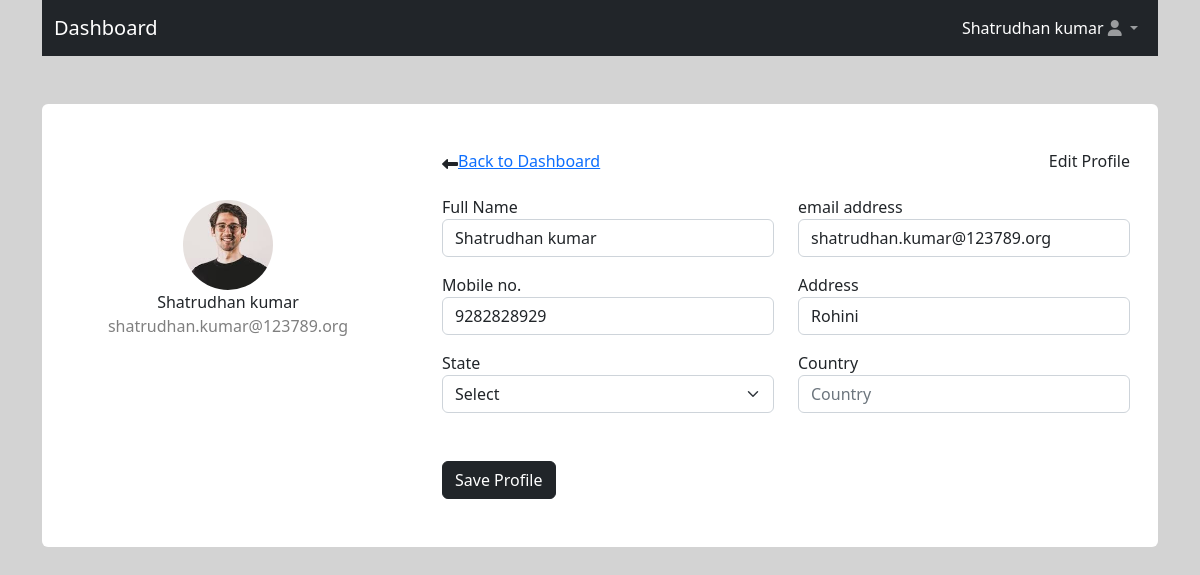
Screenshot of /editprofile.php (signed in) with the database file from the repository.
### tables this page shows
CREATE TABLE `users` (
  `id` int(11) NOT NULL,
  `name` varchar(50) NOT NULL,
  `email` varchar(50) NOT NULL,
  `mobile` varchar(15) NOT NULL,
  `password` varchar(50) NOT NULL,
  `password_view` varchar(50) NOT NULL,
  `address` varchar(500) DEFAULT NULL,
  `state` varchar(50) DEFAULT NULL,
  `country` varchar(100) DEFAULT NULL,
  `image` varchar(255) DEFAULT NULL,
  `created` datetime NOT NULL DEFAULT current_timestamp()
);

### Functions.php (called while the page is built, shortened)
<?php
class Functions
{
    function __construct()
    {
        $con = mysqli_connect(DB_SERVER, DB_USER, DB_PASS, DB_NAME);
        $this->db = $con;
    }
    public function GetUser($userId){
        $query = $this->db->query("SELECT * FROM users WHERE id = '".$userId."'");
        if($query->num_rows > 0){
            return $query->fetch_assoc();
        }
    }
}
?>

### editprofile.php (the view, shortened to what this page needs)
<?php
$userId = $_SESSION['userdata']['id'];
require 'Functions.php';
$userObj = new Functions();
$user = $userObj->GetUser($userId);
if($user['image'] != ''){
    $images = $user['image'];
}
else{
    $images = "assets/images/user_image.png";
}
?>
<!DOCTYPE html>
<html lang="en">
    <head>
        <link href="https://cdn.jsdelivr.net/npm/bootstrap@5.2.1/dist/css/bootstrap.min.css" rel="stylesheet" />
    </head>
    <body>
        <div class="container">
            <nav class="navbar navbar-expand-lg navbar-dark bg-dark">
                <div class="container-fluid">
                    <a class="navbar-brand" href="dashboard.php">Dashboard</a>
                    <div class="collapse navbar-collapse" id="navbarSupportedContent">
                    <ul class="navbar-nav ms-auto mb-2 mb-lg-0 profile-menu">
                        <li class="nav-item dropdown">
                        <a class="nav-link dropdown-toggle" href="#" id="navbarDropdown" role="button" data-bs-toggle="dropdown" aria-expanded="false">
                            <span style="color: #ffff;"><?= $_SESSION['userdata']['name']; ?></span>
                            <i class="fas fa-user"></i>
                        </a>
                        </li>
                    </ul>
                    </div>
                </div>
        </nav>
            <div class="container rounded bg-white mt-5">
                <form action="loginprocess.php" method="post" enctype="multipart/form-data" name="Myform">
                    <div class="row">
                        <div class="col-md-4 border-right">
                            <div class="d-flex flex-column align-items-center text-center p-3 py-5">
                                <div class="image-upload">
                                    <label for="file-input">
                                        <img class="rounded-circle mt-5" src="<?php echo $images; ?>" width="90" /><br>
                                        <span class="font-weight-bold"><?php echo $user['name']; ?></span><br>
                                        <span class="text-black-50"><?php echo $user['email']; ?></span><br>
                                    </label>
                                </div>
                            </div>
                        </div>
                        <div class="col-md-8">
                            <div class="p-3 py-5">
                                <div class="d-flex justify-content-between align-items-center mb-3">
                                    <div class="d-flex flex-row align-items-center back">
                                        <i class="fa fa-long-arrow-left mr-1 mb-1"></i>
                                        <h6><a href="dashboard.php">Back to Dashboard</a></h6>
                                    </div>
                                    <h6 class="text-right">Edit Profile</h6>
                                </div>
                                <div class="row mt-2">
                                    <div class="col-md-6">
                                        <label for="name">Full Name</label>
                                        <input type="text" name="name" class="form-control" placeholder="your name" value="<?php echo $user['name']; ?>" />
                                    </div>
                                    <div class="col-md-6">
                                        <label for="email">email address</label>
                                        <input type="email" name="email" class="form-control" placeholder="Email" value="<?php echo $user['email']; ?>" />
                                    </div>
                                </div>
                                <div class="row mt-3">
                                    <div class="col-md-6">
                                        <label for="mobile">Mobile no.</label>
                                        <input type="text" class="form-control" name="mobile" value="<?php echo $user['mobile']; ?>" placeholder="Phone number" maxlength="10" onkeypress="return event.charCode >= 48 && event.charCode <= 57"/>
                                    </div>
                                    <div class="col-md-6">
                                        <label for="address">Address</label>
                                        <input type="text" class="form-control" name="address" placeholder="address" value="<?php echo $user['address']; ?>" />
                                    </div>
                                </div>
                                <div class="row mt-3">
                                    <div class="col-md-6">
                                        <label for="state">State</label>
                                        <select name="state" id="state" class="form-control form-select">
                                            <option value=""> Select </option>
                                        </select>
                                    </div>
                                    <div class="col-md-6">
                                        <label for="country">Country</label>
                                        <input type="text" class="form-control" name ="country" value="<?php echo $user['country']; ?>" placeholder="Country" />
                                        </div>
                                </div>
                                <div class="mt-5 text-right">
                                    <button class="btn btn-dark profile-button" name="editprofile" type="submit">Save Profile</button>
                                </div>
                            </div>
                        </div>
                    </div>
                </form>
            </div>
        </div>
    </body>
</html>

### editprofile.php (style rules this page uses)
body { background: lightgray; }
.image-upload img { cursor: pointer; }

### rows the page displays
users: image (picture), name "Shatrudhan kumar", email "shatrudhan.kumar@123789.org", mobile "9282828929", address "Rohini"

### other values shown
$_SESSION['userdata']['name'] "Shatrudhan kumar"
